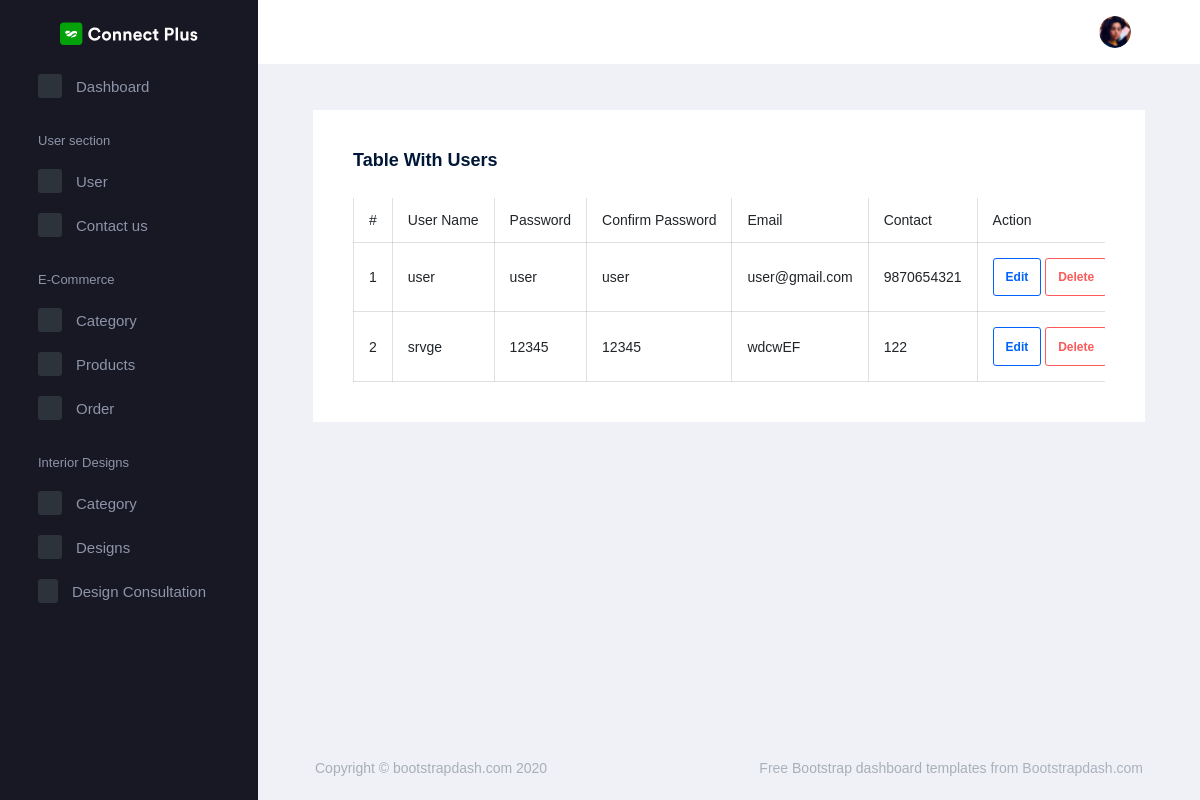
The page /AdminApp/display_users/ on the database as committed earlier.
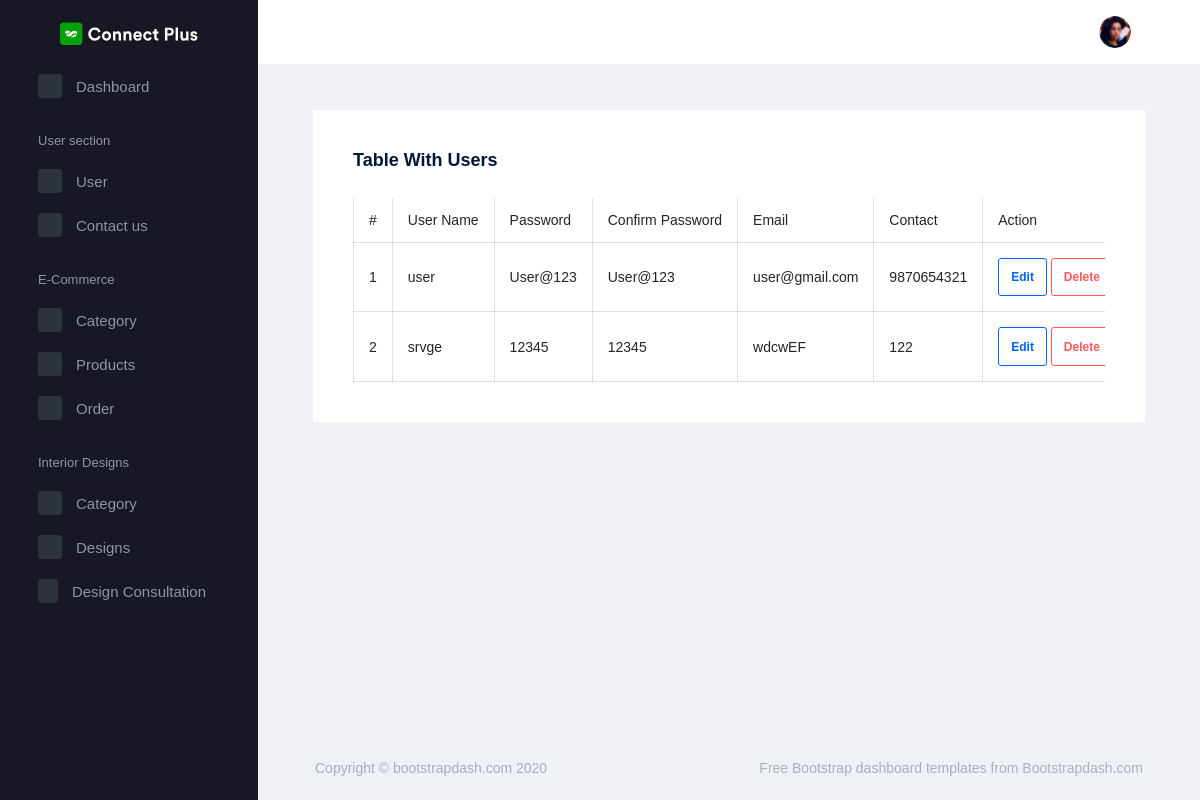
The same page on the database as committed later.
### WebApp/models.py (models this page shows)
class UserRegistrationDb(models.Model):
    username = models.CharField(max_length=50, null=True, blank=True, unique=True)
    password = models.CharField(max_length=50, null=True, blank=True)
    conf_password = models.CharField(max_length=50, null=True, blank=True)
    email = models.EmailField(max_length=100, null=True, blank=True)
    contact = models.IntegerField(null=True, blank=True)

### AdminApp/views.py (the view)
# urls.py: path('display_users/', views.display_users, name="display_users"),
def display_users(request):
    data = UserRegistrationDb.objects.all()
    return render(request, "display_users.html", {'data': data})

### AdminApp/templates/display_users.html (shortened to what this page needs)
<!DOCTYPE html>
{% extends 'index.html' %}
{% block content %}
<html lang="en">
<head>
</head>
<body>
<div class="col-lg-12 stretch-card">
    <div class="card">
        <div class="card-body">
            <h4 class="card-title">Table with users</h4>
            <div class="table-responsive ">
                <table class="table table-bordered ">
                    <thead>
                    <tr>
                        <th> #</th>
                        <th> User Name</th>
                        <th> Password</th>
                        <th> Confirm Password</th>
                        <th> Email</th>
                        <th> Contact</th>
                        <th> Action</th>
                    </tr>
                    </thead>
                    <tbody>
                    {% for d in data %}
                    <tr>
                        <td> {{forloop.counter}}</td>
                        <td> {{d.username}}</td>
                        <td> {{d.password}}</td>
                        <td> {{d.conf_password}}</td>
                        <td> {{d.email}}</td>
                        <td> {{d.contact}}</td>
                        <td>
                            <a href="{% url 'edit_users' u_id=d.id %}">
                                <button class="btn btn-outline-primary">Edit</button>
                            </a>
                            <a href="{% url 'delete_user' u_id=d.id %}">
                                <button class="btn btn-outline-danger">Delete</button>
                            </a>
                        </td>
                    </tr>
                    {% endfor %}
                    </tbody>
                </table>
            </div>
        </div>
    </div>
</div>
</body>
</html>
{% endblock %}

Rows that differ between the two databases and show on the page:
changed UserRegistrationDb "user": password "user" → "User@123"; conf_password "user" → "User@123"
